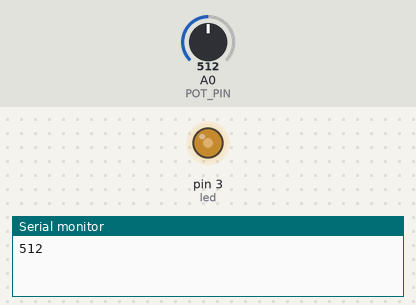
Bench run of a sketch on a simulated Arduino Uno, built with avr-gcc and run on an emulated ATmega328P. Parts: output pins drawn as LEDs (lit = HIGH), the last lines printed to the serial monitor. The inputs (shaded band) are chosen by the test bench; at power-on: A0 (POT_PIN) = 512.

Above: at 1.2 s.
1.3 s: A0 (POT_PIN) set to 716
At 1.7 s:
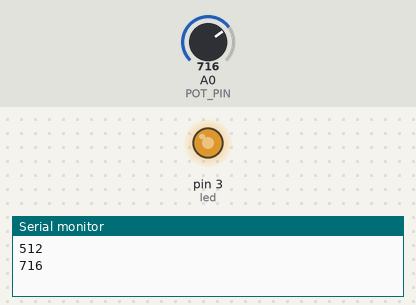
2.8 s: A0 (POT_PIN) set to 900
At 4.0 s:
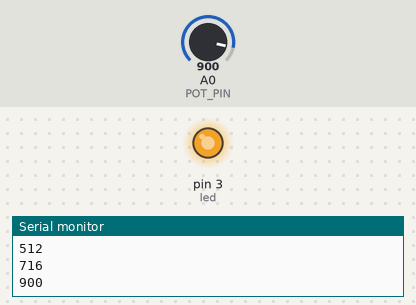
4.3 s: A0 (POT_PIN) set to 122
At 5.2 s:
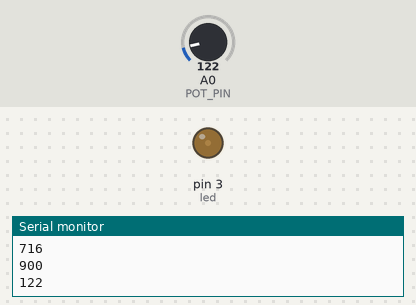
5.8 s: A0 (POT_PIN) set to 0
At 6.3 s:
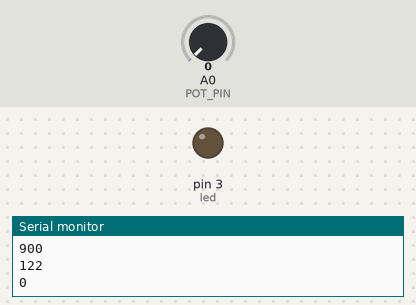
Timing chart, 0 to 8.3 s (numbered marks = the images above; inputs shaded):
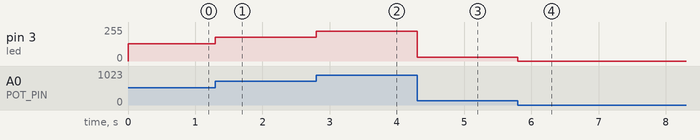

The sketch:

03-potentiometer_led.ino
```cpp
#define POT_PIN A0
#define led 3
int current;

void setup()
{
  Serial.begin(115000);
  pinMode(led, OUTPUT);
}

void loop()
{
  int newValue = analogRead(POT_PIN);
  if(newValue != current){
    current = newValue;
    Serial.println(current);
    analogWrite(led, current/4);
  }
}
```

Measured:
- after the input at 1.3 s, pin 3 (led): 128/255 → 179/255 at once
- after the input at 2.8 s, pin 3 (led): 179/255 → 225/255 at once
- after the input at 4.3 s, pin 3 (led): 225/255 → 30/255 at once
- after the input at 5.8 s, pin 3 (led): 30/255 → 0/255 at once
